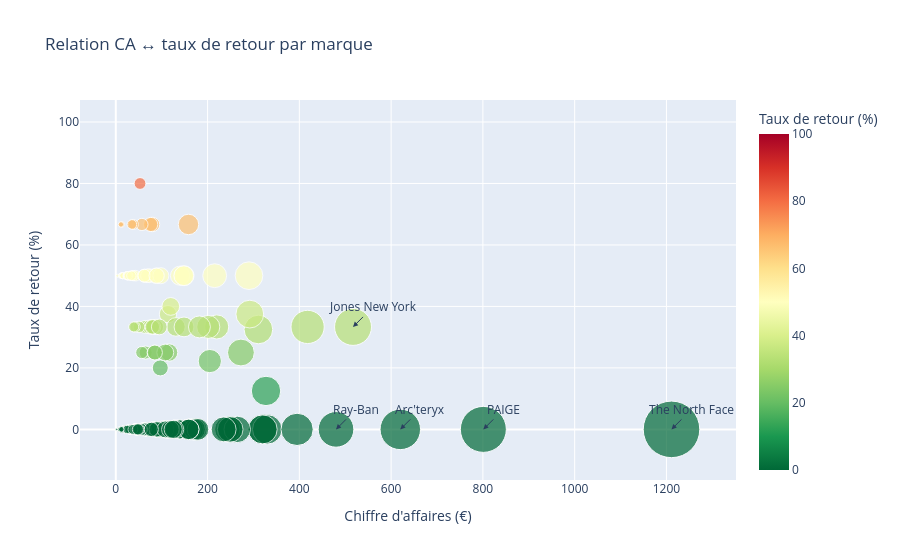

Source (notebook cell):
### Code cell
# ------------------------------
# Création du scatter plot amélioré
# ------------------------------
fig_scatter = px.scatter(
    returns_rate_by_brand,
    x="ca",                                         # Axe X : chiffre d'affaires
    y="return_rate",                                # Axe Y : taux de retour
    size="ca",                                      # Taille des points proportionnelle au CA
    size_max=40,                                   # Taille max pour lisibilité
    color="return_rate",                            # Couleur selon le taux de retour
    color_continuous_scale="RdYlGn_r",            # Palette rouge ↔ vert
    hover_name="brand",                             # Affichage marque au survol
    hover_data={"ca": ":,.0f", "return_rate": ":.2f"},  # Format lisible
    title="Relation CA ↔ taux de retour par marque"
)

# Ajout des labels axes
fig_scatter.update_layout(
    xaxis_title="Chiffre d'affaires (€)",
    yaxis_title="Taux de retour (%)",
    coloraxis_colorbar=dict(title="Taux de retour (%)")
)

# Optionnel : annotation des 5 marques avec CA le plus élevé
top5 = returns_rate_by_brand.nlargest(5, "ca")
for i, row in top5.iterrows():
    fig_scatter.add_annotation(
        x=row["ca"],
        y=row["return_rate"],
        text=row["brand"],
        showarrow=True,
        arrowhead=2,
        ax=20,
        ay=-20
    )

# Affichage
fig_scatter.show()

### Figure 1 — Plotly figure (JSON) as saved in the notebook; plotly's stock layout.template omitted (floating-point values rounded to 4 significant figures; data arrays with more than 128 entries replaced by an {"elided": "..."} marker saying what was removed)
{"data": [{"hovertemplate": "<b>%{hovertext}</b><br><br>ca=%{marker.size:,.0f}<br>return_rate=%{marker.color:.2f}<extra></extra>", "hovertext": {"elided": "657 str values"}, "legendgroup": "", "marker": {"color": {"elided": "657 float values"}, "coloraxis": "coloraxis", "size": {"elided": "657 float values"}, "sizemode": "area", "sizeref": 0.7569, "symbol": "circle"}, "mode": "markers", "name": "", "orientation": "v", "showlegend": false, "type": "scatter", "x": {"elided": "657 float values"}, "xaxis": "x", "y": {"elided": "657 float values"}, "yaxis": "y"}], "layout": {"annotations": [{"arrowhead": 2, "ax": 20, "ay": -20, "showarrow": true, "text": "The North Face", "x": 1211, "y": 0}, {"arrowhead": 2, "ax": 20, "ay": -20, "showarrow": true, "text": "PAIGE", "x": 801.0, "y": 0}, {"arrowhead": 2, "ax": 20, "ay": -20, "showarrow": true, "text": "Arc'teryx", "x": 620, "y": 0}, {"arrowhead": 2, "ax": 20, "ay": -20, "showarrow": true, "text": "Jones New York", "x": 517.0, "y": 33.33}, {"arrowhead": 2, "ax": 20, "ay": -20, "showarrow": true, "text": "Ray-Ban", "x": 479.9, "y": 0}], "coloraxis": {"colorbar": {"title": {"text": "Taux de retour (%)"}}, "colorscale": [[0, "rgb(0,104,55)"], [0.1, "rgb(26,152,80)"], [0.2, "rgb(102,189,99)"], [0.3, "rgb(166,217,106)"], [0.4, "rgb(217,239,139)"], [0.5, "rgb(255,255,191)"], [0.6, "rgb(254,224,139)"], [0.7, "rgb(253,174,97)"], [0.8, "rgb(244,109,67)"], [0.9, "rgb(215,48,39)"], [1, "rgb(165,0,38)"]]}, "legend": {"itemsizing": "constant", "tracegroupgap": 0}, "title": {"text": "Relation CA ↔ taux de retour par marque"}, "xaxis": {"anchor": "y", "domain": [0, 1], "title": {"text": "Chiffre d'affaires (€)"}}, "yaxis": {"anchor": "x", "domain": [0, 1], "title": {"text": "Taux de retour (%)"}}}}
